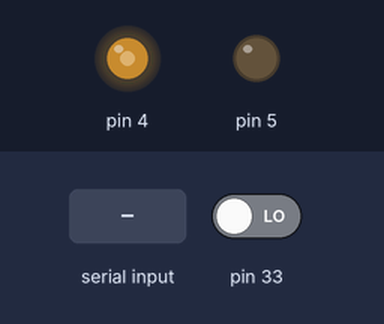
The sketch below on a simulated Arduino Mega 2560, built with avr-gcc and run on an emulated ATmega2560. On the bench: output pins drawn as LEDs (lit = HIGH). The inputs (shaded band) are chosen by the test bench; at power-on: pin 33 LOW. What the sketch prints to the serial monitor is not drawn.

Above: at 2.1 s.
2.2 s: pin 33 driven HIGH
4.8 s: "$GPRMC\n" received over the second serial link
At 5.5 s:
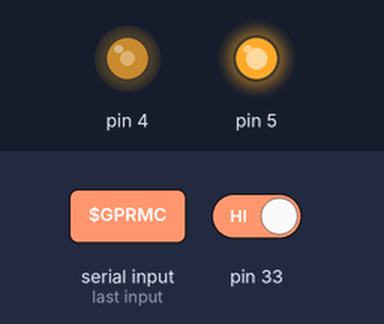
Timing chart, 0 to 7.8 s (numbered marks = the images above; inputs shaded):
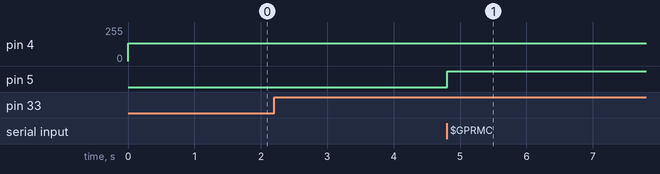

Measured:
- after the input at 2.2 s, every drawn part: stays the same
- after the input at 4.8 s, pin 5: LOW → HIGH at once

The sketch:

TEMPEX.ino
```cpp
// Center For Dirt and Gravel Road Studies
// The Pennsylvania State University
// The Larson Transportation Institute
// Dust Monitoring System V.8 (stable)
// Created: 7 - 24 - 2018
// Lasted updated: 2 - 22 - 2020
// Written By Mohamed Abuzaid - lunarmoh@gmail.com
// This code takes data from three sensors, processes the data.
// After which the data is outputted via usb to a computer
// program (any serial terminal, however terra term is recommended)
// at a 1 Hz refresh rate.
// An onboard rec/stop button will be used to
// GPS codes used as references found on
// http://www.toptechboy.com/arduino/lesson-22-build-an-arduino-gps-tracker/
// http://webcache.googleusercontent.com/search?q=cache:http://www.doctormonk.com/2012/05/sparkfun-venus-gps-and-arduino.html
// *************************************************************************

int factor = 20;
const int sent_size = 80;
char sentence[sent_size];
const int sent_size_temp = 20;
char sentencetemp[sent_size_temp];

void controlled_loop();
bool io = false;

double analog_correction_factor = 0.000255;

double d10 = 0;
double d02 = 0;

bool check_io(){
  bool x = true;
    while(x){
    int ioi = 0;
    ioi = digitalRead(33);
    Serial.println(io);
    delay(650);
    if(ioi == HIGH){
      x = false;
    }
    ioi = 0;

}
return true;
}

void title () {
  Serial.println("*****************************************************************************************************");
  Serial.print("Time(UTC)");
  Serial.print("\t");
  Serial.print("Speed");
  Serial.print("\t");
  Serial.print("Course");
  Serial.print("\t");
  Serial.print("Lat.");
  Serial.print("\t\t");
  Serial.print("Long.");
  Serial.print("\t\t");
  Serial.print("#Sate");
  Serial.print("\t");
  Serial.print("10M");
  Serial.print("\t");
  Serial.print("2.5M");
  Serial.print("\t");
  Serial.print("R-T");
  Serial.print("\t");
  Serial.print("A-T");
  Serial.println();
}

void setup(){
  pinMode(4, OUTPUT);
  pinMode(5, OUTPUT);
  Serial.begin(9600);  // Serial Monitor on
  Serial2.begin(115200);
  Serial1.begin(9600);

  digitalWrite(31, HIGH);
  analogWrite(4, 900);
  io = check_io();

  if (io == true){
    title();
    controlled_loop();
  }
}

void loop() {} // This will be left empty to have more control of the code

void controlled_loop(){
  int character_position = 0;
  while(true){

        if(Serial1.available()){
          char bit_data = Serial1.read();
          if(bit_data != '\n' && character_position < sent_size){
            sentence[character_position] = bit_data;
            character_position++;
          }
          else{
            sentence[character_position] = '\0';
            character_position = 0;
            gps_output();
          }
        }
}
}

void org_formatted_sentence(char * buffer, int index){ // picks out data from the NMEA sentence
  int sentence_position = 0;
  int field_position = 0;
  int comma_count = 0;
  while(sentence_position < sent_size){
    if(sentence[sentence_position] == ','){
      comma_count ++;
      sentence_position ++;
    }
    if(comma_count == index){
      buffer[field_position] = sentence[sentence_position];
      field_position ++;
    }
    sentence_position ++;
  }
buffer[field_position] = '\0';
}

void gps_output(){ // displays all data excluding title
  analogWrite(5, 900);

  char field[20];
  char field2[20];
  org_formatted_sentence(field, 0);
    if (strcmp(field, "$GPGGA") == 0){
    org_formatted_sentence(field2, 7); // satenumb
    }
  org_formatted_sentence(field, 0);
  if (strcmp(field, "$GPRMC") == 0){
   float x = 0 ;
    org_formatted_sentence(field, 1); // time
    Serial.print(field);
    Serial.print("\t");
    org_formatted_sentence(field, 7); // sog knots
    x = strtod(field,NULL);
    x = x * 1.150779 ; // knots to mph
    Serial.print(x);
    Serial.print("\t");
    org_formatted_sentence(field, 8); // cog
    Serial.print(field);
    Serial.print("\t");
    org_formatted_sentence(field, 3); // lat
    Serial.print(field);
    Serial.print("\t");
    org_formatted_sentence(field, 5);  // long
    Serial.print("-");
    Serial.print(field);
    Serial.print("\t");
    Serial.print(field2);
    Serial.print("\t");
    dustvolt();
    Serial.println();
    analogWrite(5, 0);
  }
}

void dustvolt(){
    d10 = analogRead(0) * (5.0/1024.0 + analog_correction_factor) * factor ;
    d02 = analogRead(3) * (5.0/1024.0 + analog_correction_factor) * factor ;
    Serial.print(d10);
    Serial.print("\t");
    Serial.print(d02);
    Serial.print("\t");
    temp_data_in();
  }

  void temp_data_in(){

    int pos = 0;
    int count = 0;
    float rt = 0;
    float at = 0;
    int com1 = 0;
    int fcp = 0;

int poscom = 0;
    bool x = true;
    for(int i = 0; i < sizeof(sentencetemp); i++){
      sentencetemp[i] = (char)0;
      }
    while(x){
      if(Serial2.available()){
        char tempbit = Serial2.read();
         if(tempbit != '\n' && pos < sent_size_temp){
            sentencetemp[pos] = tempbit;
            pos++;
            if(sentencetemp[pos] == ','){
              com1++;
              if(pos != 9 && com1 == 1){
                poscom = pos;
              }

              }
          }
          else{
            sentencetemp[pos] = '\0';
            x = false;
            tempdata();
          }
        }
      }
        }
void tempdata(){
  char field[4];
  double x = 0 ;
  proctemp(field, 1);
   x = strtod(field,NULL);
    x = x*(1.8) +32;
    Serial.print(x);
  proctemp(field, 2);
  x = strtod(field,NULL);
    x = x*(1.8) +32;
   Serial.print("\t");
  Serial.print(x);
  Serial.print("\t");
  Serial.print(sentencetemp);
  }
void proctemp(char * buffer, int index){
  int sentence_position = 0;
  int field_position = 0;
  int comma_count = 0;
  while(sentence_position < sent_size_temp){
    if(sentencetemp[sentence_position] == ','){
      comma_count ++;
      sentence_position ++;
    }
    if(comma_count == index){
      buffer[field_position] = sentencetemp[sentence_position];
      field_position ++;
      if(field_position == 4){
        sentence_position = sent_size_temp;
        }
    }
    sentence_position ++;
  }
buffer[field_position] = '\0';
  }
```
